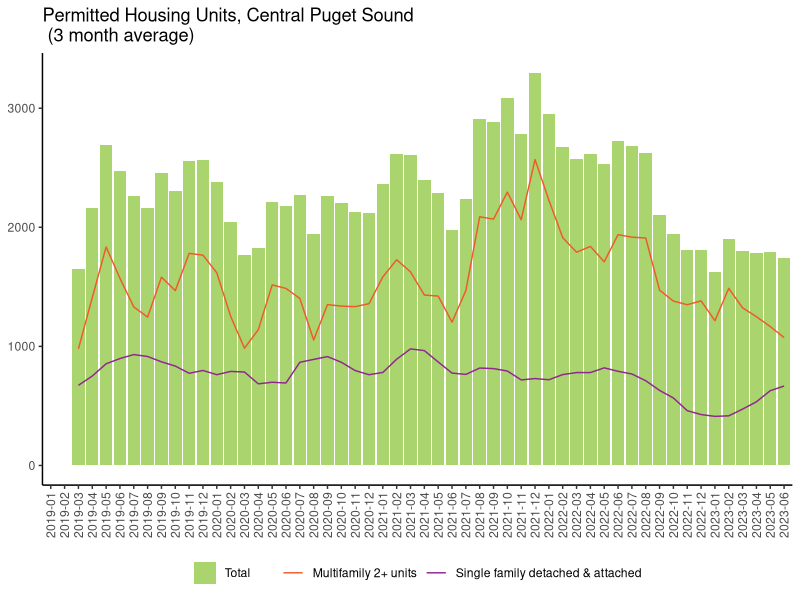

Write R code to recreate this figure.
## ---- chunk 1
library(readxl)
library(dplyr)
library(zoo)
library(ggplot2)
## ---- chunk 2
permits_df<-read_excel('census_bps_monthly.xlsx')

## ---- chunk 3
total_df<- permits_df%>%group_by(Month)%>%
           summarise(sum_Total=sum(Total),
                     sum_1Unit=sum(`1 Unit`))
  

total_df_3mth<-total_df%>%
  mutate(multifamily=sum_Total-sum_1Unit)%>%
  mutate(move_ave3_total=rollapply(sum_Total, 3, mean, align='right', fill=NA),
         move_ave3_sf=rollapply(sum_1Unit, 3, mean, align='right', fill=NA),
         move_ave3_mf=rollapply(multifamily, 3, mean, align='right', fill=NA))%>%
  mutate(month_format=paste(substr(Month,1,4), substr(Month,5,6), sep='-'))
## ---- chunk 4
housing_plot<-ggplot(total_df_3mth) +
  geom_bar(aes(x=month_format, y=move_ave3_total,fill='Total'), stat="identity")+
  geom_line(aes(x=month_format, y=move_ave3_sf,group =1, color='Single family detached & attached'),stat="identity")+
  geom_line(aes(x=month_format, y=move_ave3_mf, color="Multifamily 2+ units",group=2),stat="identity",)+
    scale_color_manual(values=c("#F05A28","#91268F"))+
  scale_fill_manual(values=c("#A9D46E"))+
  theme(axis.title.x=element_blank(),
        axis.text.x = element_text(angle = 90, vjust = 0.5, hjust=1),
        axis.title.y=element_blank(),
        panel.grid.major = element_blank(), panel.grid.minor = element_blank(),
       panel.background = element_blank(), axis.line = element_line(colour = "black"))+
  theme(legend.position = "bottom",
        legend.title = element_blank())+
  labs(title="Permitted Housing Units, Central Puget Sound \n (3 month average)")

housing_plot
    
